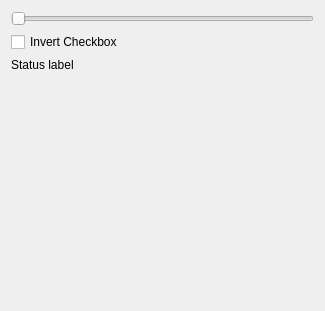
<?xml version="1.0" encoding="UTF-8"?>
<ui version="4.0">
 <class>PersistentGuiState</class>
 <widget class="qMRMLWidget" name="PersistentGuiState">
  <property name="geometry">
   <rect>
    <x>0</x>
    <y>0</y>
    <width>325</width>
    <height>311</height>
   </rect>
  </property>
  <layout class="QVBoxLayout" name="verticalLayout">
   <item>
    <widget class="QSlider" name="imageThresholdSliderWidget">
     <property name="orientation">
      <enum>Qt::Horizontal</enum>
     </property>
    </widget>
   </item>
   <item>
    <widget class="QCheckBox" name="invertOutputCheckBox">
     <property name="text">
      <string>Invert Checkbox</string>
     </property>
    </widget>
   </item>
   <item>
    <widget class="QLabel" name="statusLabel">
     <property name="text">
      <string>Status label</string>
     </property>
    </widget>
   </item>
   <item>
    <spacer name="verticalSpacer">
     <property name="orientation">
      <enum>Qt::Vertical</enum>
     </property>
     <property name="sizeHint" stdset="0">
      <size>
       <width>20</width>
       <height>40</height>
      </size>
     </property>
    </spacer>
   </item>
  </layout>
 </widget>
 <customwidgets>
  <customwidget>
   <class>qMRMLWidget</class>
   <extends>QWidget</extends>
   <header>qMRMLWidget.h</header>
   <container>1</container>
  </customwidget>
 </customwidgets>
 <resources/>
 <connections/>
</ui>
